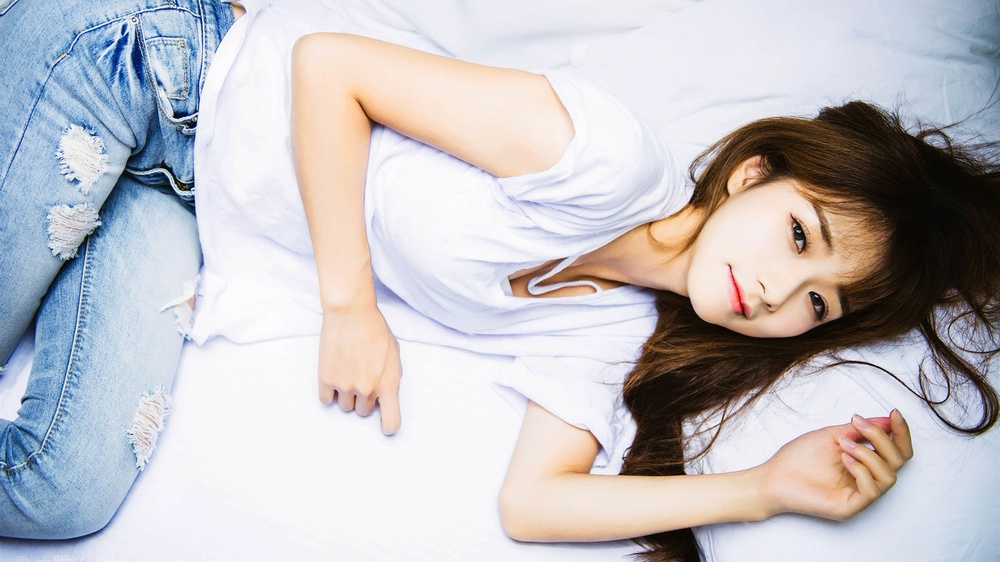
#> input picture baby/lena/cell/cell201801212112100000/002.jpg, 1000 x 562 px, shrunk from 1920 x 1080 before the run
$ python map.py
#> lines starting #> are read from the running program, lines starting #| are printed output that depends on the picture
import matplotlib.pyplot as plt
import numpy as np

image=plt.imread("002.jpg")
#> image is the input picture: shape (562, 1000, 3); mean R, G, B 194.1, 191.9, 195.9
img=image[::,::]
imgr=(img/50)*50
imgm=imgr[::1,::1]
'''
imgmt=np.dsplit(imgm,3)
imgmc=zip(imgmt[0].flatten(), imgmt[1].flatten(), imgmt[2].flatten())
lisc=[]
for item in imgmc:
    if item not in lisc:
        lisc.append(item)
print("number of colors: {}".format(len(lisc)))
print lisc
'''
plt.imshow(imgm)
plt.show()
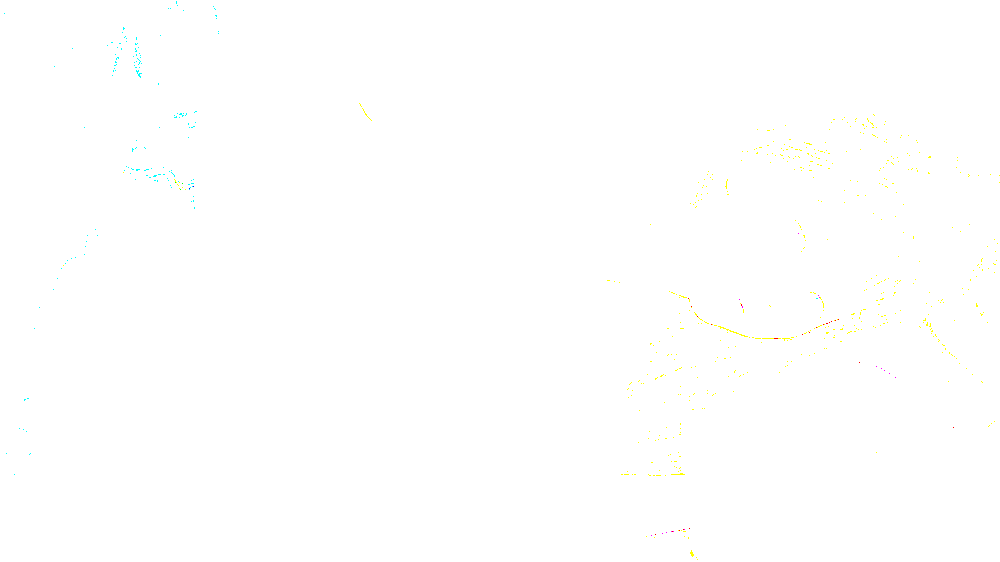
#> shown: shape (562, 1000, 3) float64; mean R, G, B 1, 1, 0.998

$ run again, with baby/lena/cell/cell201801212112100000/0002.jpg copied over baby/lena/cell/cell201801212112100000/002.jpg
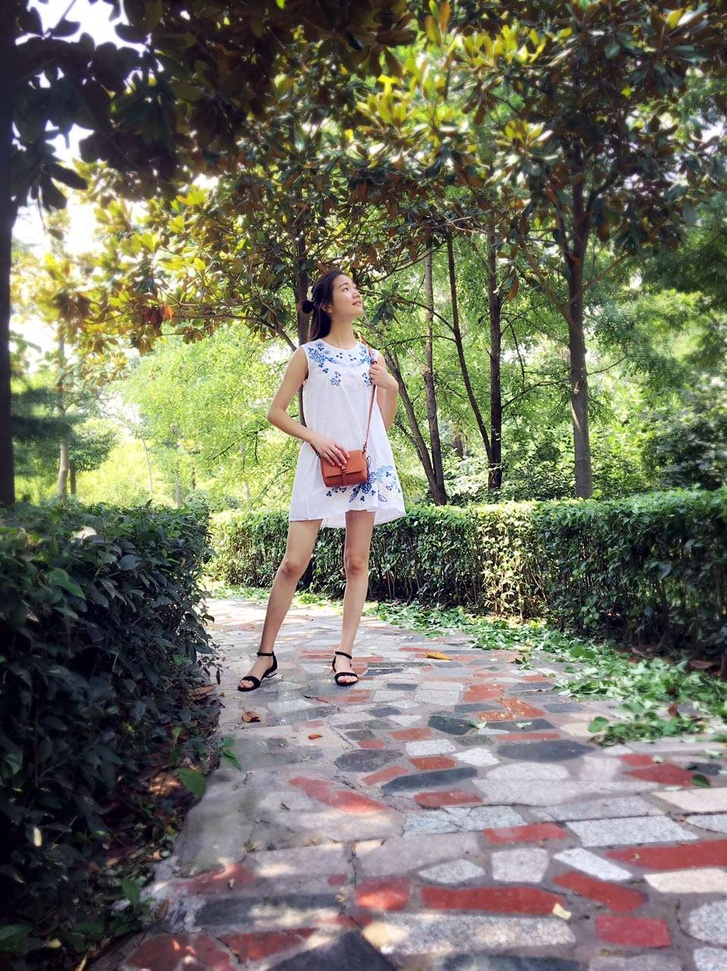
#> input picture baby/lena/cell/cell201801212112100000/0002.jpg, 727 x 971 px, shrunk from 958 x 1280 before the run
#> image is the input picture: shape (971, 727, 3); mean R, G, B 115.1, 114.4, 98.4
#> `plt.show()`:
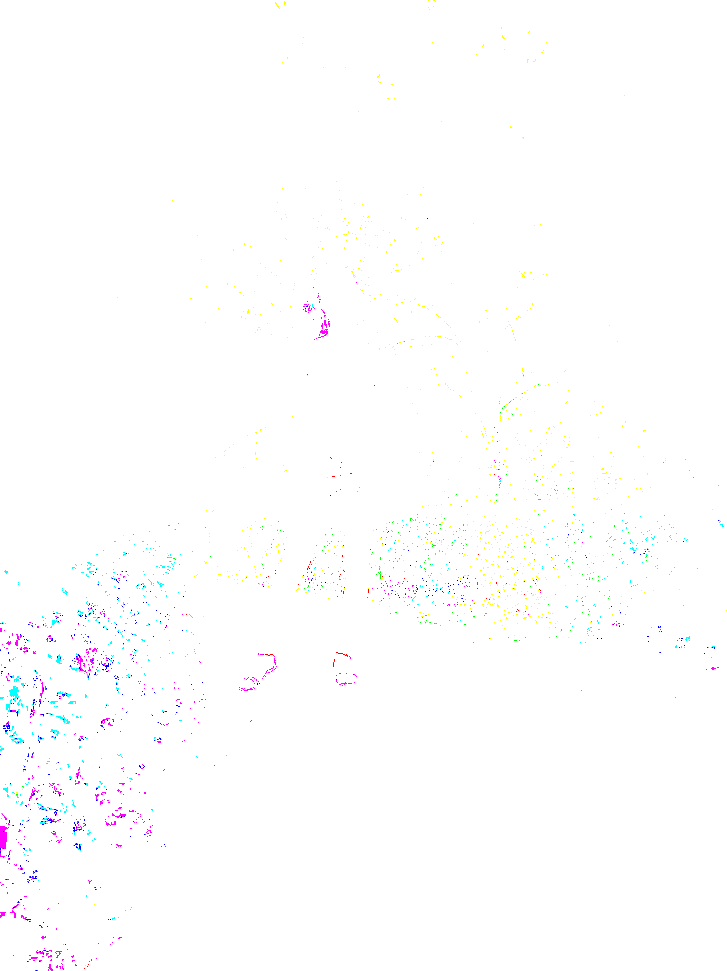
#> shown: shape (971, 727, 3) float64; mean R, G, B 0.996, 0.996, 0.998

$ run again, with baby/lena/cell/cell201801212112100000/0003.jpg copied over baby/lena/cell/cell201801212112100000/002.jpg
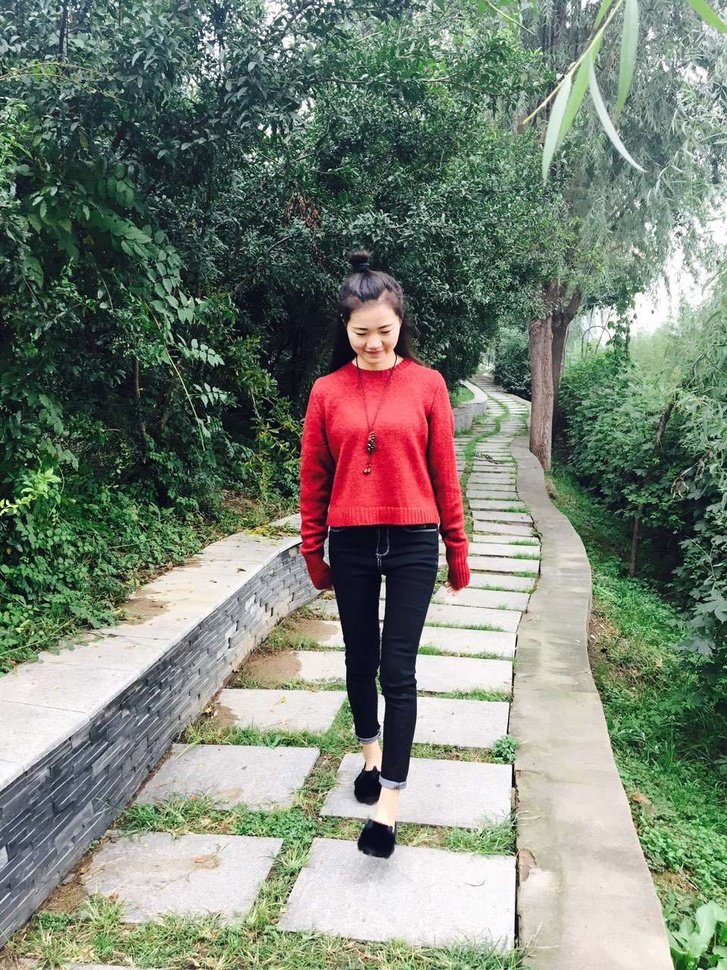
#> input picture baby/lena/cell/cell201801212112100000/0003.jpg, 727 x 970 px, shrunk from 960 x 1280 before the run
#> image is the input picture: shape (970, 727, 3); mean R, G, B 121.9, 129.9, 117.3
#> `plt.show()`:
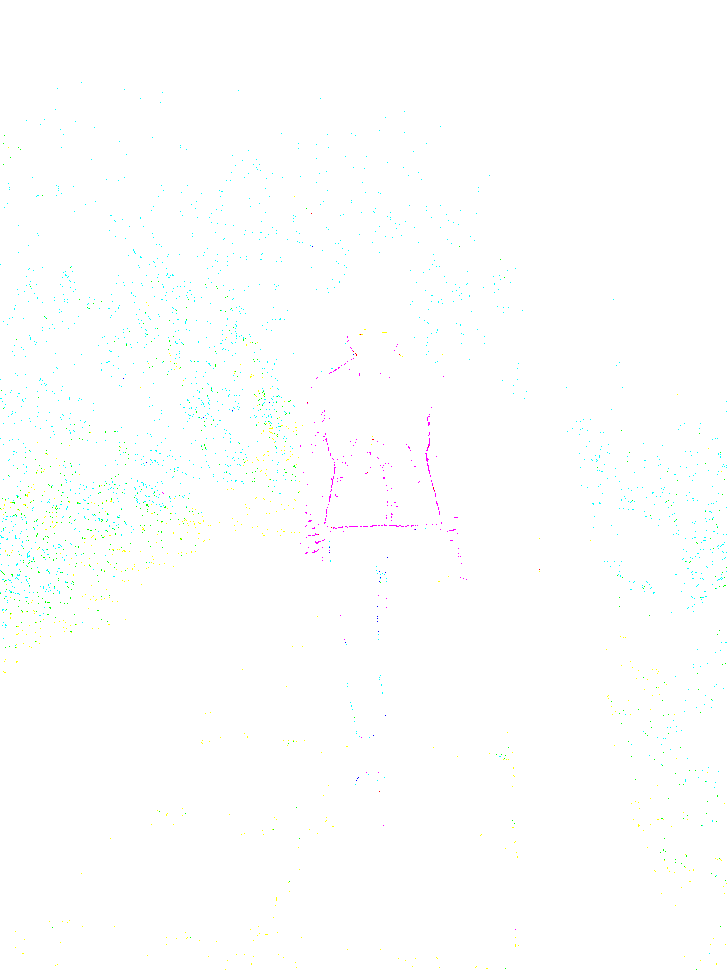
#> shown: shape (970, 727, 3) float64; mean R, G, B 0.996, 0.999, 0.998

$ run again, with baby/lena/cell/cell201801212112100000/001.jpg copied over baby/lena/cell/cell201801212112100000/002.jpg
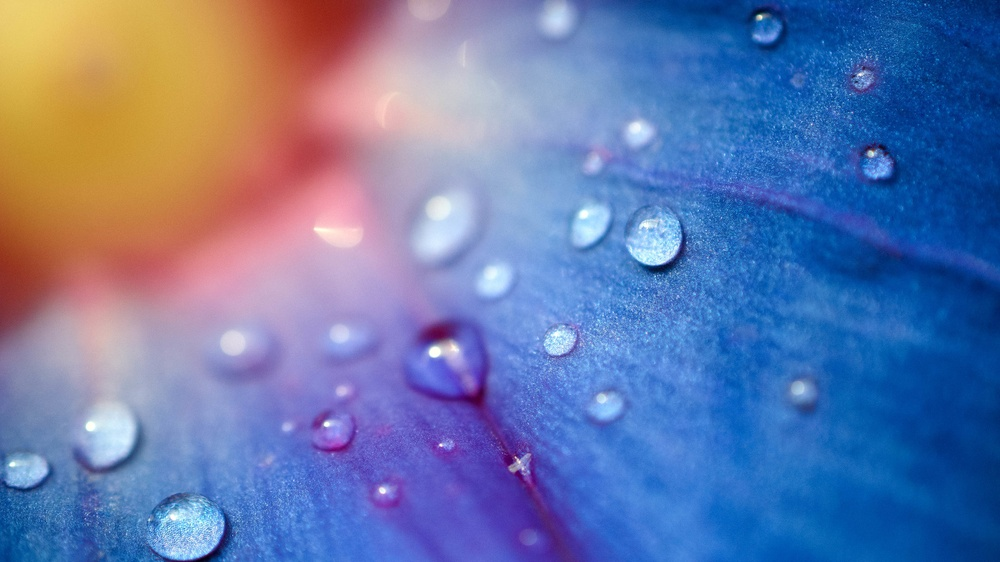
#> input picture baby/lena/cell/cell201801212112100000/001.jpg, 1000 x 562 px, shrunk from 1920 x 1080 before the run
#> image is the input picture: shape (562, 1000, 3); mean R, G, B 104.1, 120.5, 167.8
#> `plt.show()`:
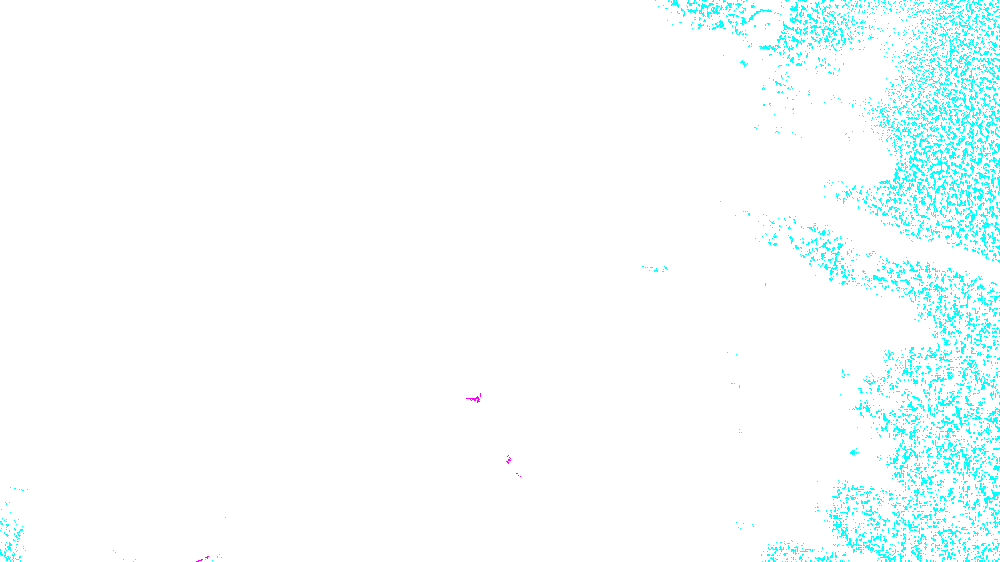
#> shown: shape (562, 1000, 3) float64; mean R, G, B 0.965, 1, 1
